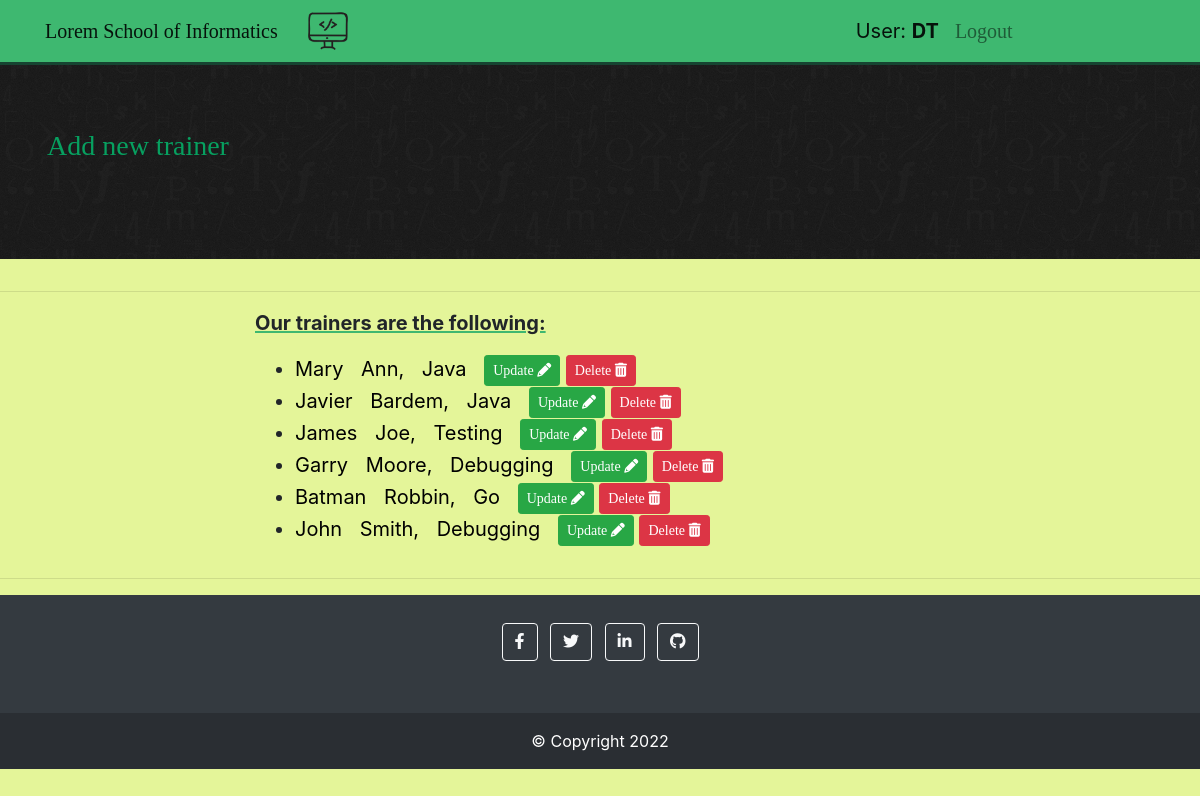
Screenshot of /trainer/read/ (signed in) with the database file from the repository.
### trainerapp/models.py (models this page shows)
class Trainer(models.Model):
    firstname = models.CharField(max_length=45)
    lastname = models.CharField(max_length=45)
    subject = models.CharField(max_length=45)

### trainerapp/views.py (the view)
# urls.py: path('read/', views.read, name='read'),
def read(request):
    all_trainers = Trainer.objects.order_by("lastname")
    context = {"all_trainers": all_trainers}
    return render(request, "trainerapp/read.html", context)

### trainerapp/templates/trainerapp/read.html (shortened to what this page needs)
{% extends 'trainerapp/base.html' %}
{% block content1 %}
    <a href="/trainer/create/"><h3>Add new trainer</h3></a>
{% endblock %}
{% block content %}
    <div class="container" id="read">
        <p>Our trainers are the following:</p>
        {% if all_trainers %}
            <ul>
                {% for trainer in all_trainers %}
                <li><span class='info'>{{trainer.firstname}} </span>
                    <span class='info'>{{trainer.lastname}}, </span>
                    <span class='info'>{{trainer.subject}}</span>
                    {% if user.moderator.is_moderator %}
                        <a href="/trainer/update/{{ trainer.id }}" class="btn btn-sm btn-success">
                            <span class="glyphicon glyphicon-trash">Update </span><i class="fa-solid fa-pencil"></i>
                          </a>
                        <a href="/trainer/delete/{{ trainer.id }}" class="btn btn-sm btn-danger">
                            <span class="glyphicon glyphicon-trash">Delete </span><i class="fa-solid fa-trash-can"></i>
                          </a>
                    {% endif %}
                    </li>
                {% endfor %}
            </ul>
        {% else %}
            <p>No trainers added.</p>
        {% endif %}
    </div>
{% endblock %}

### trainerapp/templates/trainerapp/base.html (shortened to what this page needs)
<!DOCTYPE html>
<html lang='eng'>
    <head>
        <link rel="stylesheet" type="text/css" href="https://stackpath.bootstrapcdn.com/bootstrap/4.5.2/css/bootstrap.min.css">
        <link rel="stylesheet" href="https://cdnjs.cloudflare.com/ajax/libs/font-awesome/6.0.0/css/all.min.css" />
        {% load static %}
        <link rel="stylesheet" type="text/css" href="{% static 'trainerapp/css/main.css' %}">
    </head>
    <body>
        <nav class="navbar navbar-expand-lg navbar-light bg-custom">
            <div class="container">
                <a class="navbar-brand" href="#">Lorem School of Informatics</a><img width="40px" height="40px" src="{% static 'trainerapp/images/icon.png' %}">
                <div class="collapse navbar-collapse" id="navbarSupportedContent">
                    {% block linkbar %}
                    {% if user.is_active %}
                    <ul class="navbar-nav mr-auto">
                        <li class="nav-item nav-link active">User: <strong>{{ request.user.username }}</strong></li>
                        <li class="nav-item">
                            <a class="nav-link" href="/trainer/logout/">Logout</a>
                        </li>
                    </ul>
                    {% endif %}
                    {% endblock %}
                </div>
            </div>
          </nav>
          <div class="jumbotron bgheader no-radius">
            <div class="container">
                <div class="row headerImageFont">
                  <div class="col-md-12" id="jumbo">
                    {% block content1 %}{% endblock %}
                  </div>
                </div>
            </div>
        </div>
        <hr>
        <div id="content">
            <div class="it1"></div>
            <div class="it2">
                {% block content %}{% endblock %}
            </div>
            <div class="it3"></div>
        </div>
        <hr>
        <footer class="bg-dark text-center text-white">
            <div class="container p-4">
              <section class="mb-4">
                <a class="btn btn-outline-light btn-floating m-1" href="#!" role="button"
                  ><i class="fab fa-facebook-f"></i
                ></a>
                <a class="btn btn-outline-light btn-floating m-1" href="#!" role="button"
                  ><i class="fab fa-twitter"></i
                ></a>
                <a class="btn btn-outline-light btn-floating m-1" href="#!" role="button"
                  ><i class="fab fa-linkedin-in"></i
                ></a>
                <a class="btn btn-outline-light btn-floating m-1" href="#!" role="button"
                  ><i class="fab fa-github"></i
                ></a>
              </section>
            </div>
            <div class="text-center p-3" style="background-color: rgba(0, 0, 0, 0.2);">
                &copy; Copyright 2022
            </div>
        </footer>
    </body>
</html>

### trainerapp/static/trainerapp/css/main.css (style rules this page uses)
body { background-color: rgb(228, 245, 153); }
.bg-custom { background-color: rgb(62, 184, 112); border-bottom: 3px solid rgb(22, 68, 49); color: white; }
.bgheader { background-image: url("../images/font.png"); }
.headerImageFont { color: lightgrey; }
.nav-link { font-size: 20px; }
.no-radius { border-radius: 0!important; }
#navbarSupportedContent { padding-left: 500px; }
a { color: black; padding-right: 0.7em; font-family: Verdana; font-size: 14px; }
#content { display: grid; grid-template-columns: auto 60% auto; }
.it1 { grid-column: 1/2; }
.it2 { grid-column: 2/3; }
.it3 { grid-column: 3/4; }
#jumbo { color: rgb(7, 160, 96); }
#jumbo a { text-decoration: none; color: rgb(7, 160, 96); }
#read li { font-size: 20px; }
#read p { font-size: 20px; font-weight: bold; text-decoration: underline; text-decoration-color: rgb(62, 184, 112); }
.info { padding-right: 12px; color: black; }

### rows the page displays
Trainer: firstname "Mary", lastname "Ann", subject "Java"
Trainer: firstname "Javier", lastname "Bardem", subject "Java"
Trainer: firstname "James", lastname "Joe", subject "Testing"
Trainer: firstname "Garry", lastname "Moore", subject "Debugging"
Trainer: firstname "Batman", lastname "Robbin", subject "Go"
Trainer: firstname "John", lastname "Smith", subject "Debugging"

### other values shown
{{ request.user.username }} "DT"
